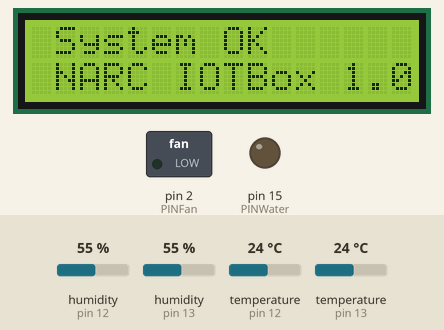
Bench run of a sketch on a simulated Arduino Uno, built with avr-gcc and run on an emulated ATmega328P. Shown: 16×2 character LCD, switched loads named in the sketch (green lamp = pin HIGH), output pins drawn as LEDs (lit = HIGH). The inputs (shaded band) are chosen by the test bench; at power-on: humidity (sensors on pin 12, pin 13) 55 %, temperature (sensors on pin 12, pin 13) 24 °C. What the sketch prints to the serial monitor is not drawn.

Above: at 2.2 s.
5.4 s: humidity (sensor on pin 12) set to 58 %
At 7.4 s:
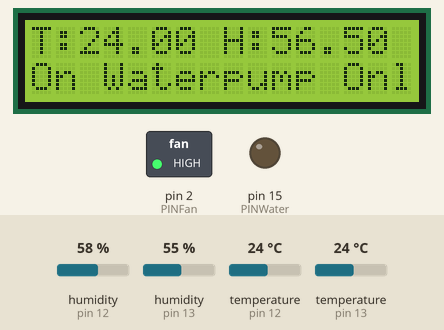
12.3 s: humidity (sensor on pin 12) set to 61 %
19.2 s: humidity (sensor on pin 12) set to 22 %
At 24.7 s:
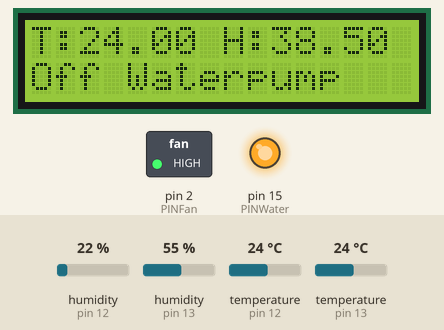
Timing chart, 0 to 30.6 s (numbered marks = the images above; inputs shaded):
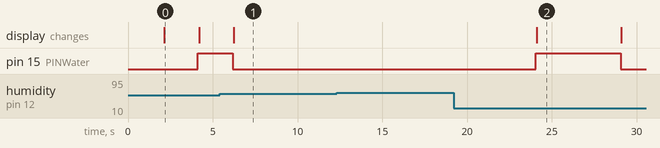

The sketch:

new.ino
```cpp
//Author: Muhammad Azizi Bin Mohd Ariffin
//Email: mazizi@tmsk.uitm.edu.my

#include "DHT.h"
#include <Wire.h>
#include <LiquidCrystal_I2C.h>

LiquidCrystal_I2C lcd(0x27,16,2);

#define DHTPIN 13     //Sensor 1
#define DHTPIN2 12   //Sensor 2

#define PINWater 15  //Water Pump
#define PINFan 2  //Fan

#define DHTTYPE DHT22   // DHT 22

int one = 0;
int two = 0;

float avgt = 0.0;
float avgh = 0.0;
int statSensor = 0;
int stop = 0;

DHT dht(DHTPIN, DHTTYPE);
DHT dht2(DHTPIN2, DHTTYPE);

float h = 0.0;
float t = 0.0;
float h2 = 0.0;
float t2 = 0.0;
float tPrev = 0.0;
float hPrev = 0.0;

unsigned long currentMillis = 0;
unsigned long previous_sensor_Millis = 0;
unsigned long previous_one_Millis = 0;
unsigned long previous_oneFan_Millis = 0;
unsigned long previous_two_Millis = 0;
unsigned long previous_three_Millis = 0;
unsigned long previous_stop_Millis = 0;
const unsigned long sensorInterval = 6000;
const unsigned long oneInterval = 20000;
const unsigned long oneFanInterval = 2000;
const unsigned long twoInterval = 20000;
const unsigned long threeInterval = 20000;
const unsigned long stopInterval = 10000;

void setup() {
  Serial.begin(9600);
  Serial.println(F("NARC Mushroom Control System \n"));
  Serial.println(F("Booting System.. \n"));
  Serial.println(F("NARC IOTBox 1.0 \n"));

  lcd.init();
  lcd.backlight();
  lcd.setCursor(1,0);
  lcd.print("Booting Sys!");
  lcd.setCursor(1,1);
  lcd.print("NARC IOTBox 1.0");
  delay(2000);
  lcd.clear();
  lcd.setCursor(1,0);
  lcd.print("System OK");
  lcd.setCursor(1,1);
  lcd.print("NARC IOTBox 1.0");
  delay(2000);

  pinMode(PINWater, OUTPUT);
  pinMode(PINFan, OUTPUT);

  dht.begin();
  dht2.begin();

  digitalWrite(PINWater, HIGH); //Initially water pump and ventilation fan is closed
  digitalWrite(PINFan, HIGH);
}

void loop() {

  currentMillis = millis();
  if (currentMillis - previous_sensor_Millis >= sensorInterval){
  h = dht.readHumidity();
  t = dht.readTemperature();
  h2 = dht2.readHumidity();
  t2 = dht2.readTemperature();
  previous_sensor_Millis = currentMillis;
  }

  if (isnan(h) || isnan(t) || h==0 || t ==0 ){
    Serial.println(F("Failed to read from DHT sensor 1!"));
    lcd.clear();
    lcd.setCursor(0,0);
    lcd.print("Failed to read");
    lcd.setCursor(0,1);
    lcd.print("from DHT sensor1!");
    //return;
    statSensor = 1;
  }
  else {
    statSensor = 0;
  }

  if (isnan(h2) || isnan(t2) || h==0 || t ==0 ) {
    Serial.println(F("Failed to read from DHT sensor 2!"));
    lcd.clear();
    lcd.setCursor(0,0);
    lcd.print("Failed to read");
    lcd.setCursor(0,1);
    lcd.print("from DHT sensor2!");
    //return;
    statSensor = 1;
  }
  else {
    statSensor = 0;
  }

  avgt = (t + t2) / 2;
  avgh = (h + h2) / 2;

  if ( statSensor == 0 && t != tPrev && h != hPrev ) {
  Serial.print(F("Reading From Sensor 1 : "));
  Serial.print(F("Humidity: "));
  Serial.print(h);
  Serial.print(F("%  Temperature: "));
  Serial.print(t);
  Serial.print(F("\n"));
  Serial.print(F("Reading From Sensor 2 : "));
  Serial.print(F("Humidity: "));
  Serial.print(h2);
  Serial.print(F("%  Temperature: "));
  Serial.print(t2);
  Serial.print(F("\n"));
  lcd.clear();
  lcd.setCursor(0,0);
  lcd.print("Temp: ");lcd.print(avgt,2);lcd.print("C'");
  lcd.setCursor(0,1);
  lcd.print("Hum: ");lcd.print(avgh,2);lcd.print("%");
  tPrev = t;
  hPrev = h;
  }

  if ( t > 27.0 && t2 > 27.0 && statSensor == 0) {
    one = 1;
    if(digitalRead(PINWater)==HIGH && digitalRead(PINFan)==HIGH && stop==0){
      digitalWrite(PINWater, LOW);
      Serial.println("Starting Water Pump and Ventilation Van to cool down temperature \n");
      lcd.clear();
      lcd.setCursor(0,0);
      lcd.print("T:");lcd.print(avgt,2);lcd.print(" H:");lcd.print(avgh,2);
      lcd.setCursor(0,1);
      lcd.print("On WP&Fan");
    }
    if (currentMillis - previous_oneFan_Millis >= oneFanInterval){
      if(digitalRead(PINFan)==HIGH && stop==0){
        digitalWrite(PINFan, LOW);
      }

      previous_oneFan_Millis = currentMillis;

    }
    if (currentMillis - previous_one_Millis >= oneInterval){
        digitalWrite(PINWater, HIGH);
        digitalWrite(PINFan, HIGH);
        previous_one_Millis = currentMillis;
        previous_stop_Millis = currentMillis-5000;
        stop = 1;
        Serial.println("Closing Water Pump and Ventilation Van\n");
        lcd.clear();
        lcd.setCursor(0,0);
        lcd.print("T:");lcd.print(avgt,2);lcd.print(" H:");lcd.print(avgh,2);
        lcd.setCursor(0,1);
        lcd.print("Off WP&Fan");
    }
  }
  else {
    one = 0;
  }

  if ( h < 60.0 && h2 < 60.0 && one == 0 && statSensor == 0) {
    two = 1;
      if(digitalRead(PINWater)==HIGH && stop==0){
      digitalWrite(PINWater, LOW);
      Serial.println("Starting Water Pump to increase humidity \n");
      lcd.clear();
      lcd.setCursor(0,0);
      lcd.print("T:");lcd.print(avgt,2);lcd.print(" H:");lcd.print(avgh,2);
      lcd.setCursor(0,1);
      lcd.print("On Waterpump Only");
    }
    if (currentMillis - previous_two_Millis >= twoInterval){
        digitalWrite(PINWater, HIGH);
        previous_two_Millis = currentMillis;
        previous_stop_Millis = currentMillis-5000;
        stop = 1;
        Serial.println("Closing Water Pump \n");
        lcd.clear();
        lcd.setCursor(0,0);
        lcd.print("T:");lcd.print(avgt,2);lcd.print(" H:");lcd.print(avgh,2);
        lcd.setCursor(0,1);
        lcd.print("Off Waterpump");
    }
  }
  else{
    two = 0;
  }

  if ( h > 80.0 && h2 > 80.0 && one == 0 && statSensor == 0 && two == 0) {
      if(digitalRead(PINFan)==HIGH && stop==0){
      digitalWrite(PINFan, LOW);
      Serial.println("Starting Fan to reduce humidity \n");
      lcd.clear();
      lcd.setCursor(0,0);
      lcd.print("T:");lcd.print(avgt,2);lcd.print(" H:");lcd.print(avgh,2);;
      lcd.setCursor(0,1);
      lcd.print("On Fan Only");
    }
    if (currentMillis - previous_three_Millis >= threeInterval){
        digitalWrite(PINFan, HIGH);
        previous_three_Millis = currentMillis;
        previous_stop_Millis = currentMillis-5000;
        stop = 1;
        Serial.println("Closing Fan \n");
        lcd.clear();
        lcd.setCursor(0,0);
        lcd.print("T:");lcd.print(avgt,2);lcd.print(" H:");lcd.print(avgh,2);
        lcd.setCursor(0,1);
        lcd.print("Off Fan");
    }
  }
  avgt = 0.0;
  avgh = 0.0;
  if(stop==1){
    if (currentMillis - previous_stop_Millis >= stopInterval){
      stop=0;
      previous_stop_Millis = currentMillis;
    }
  }
  //delay(2000);
}
```

Measured:
- after the input at 5.4 s, the display: changes after 0.83 s (image 1)
- after the input at 12.3 s, every drawn part: stays the same
- after the input at 19.2 s, pin 15 (PINWater): LOW → HIGH after 4.9 s, → LOW 5.0 s later; the display: changes after 4.9 s (image 2)
- what the display in image 0 shows lasts 2.1 s, from 2.1 s to 4.2 s
